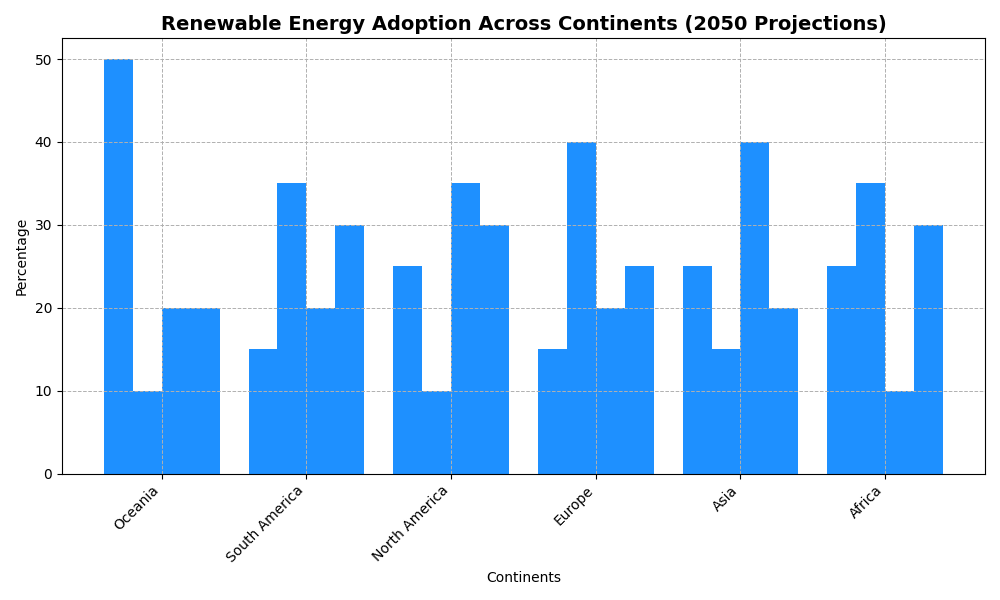

Here is the Python script that generated this plot:
import numpy as np
import matplotlib.pyplot as plt

continents = ['Africa', 'Asia', 'Europe', 'North America', 'South America', 'Oceania']
energy_percentages = np.array([
    [25, 35, 10, 30], 
    [25, 15, 40, 20], 
    [15, 40, 20, 25],  
    [25, 10, 35, 30],  
    [15, 35, 20, 30],  
    [50, 10, 20, 20]   
])

# Calculate the total percentage for each continent
total_percentages = energy_percentages.sum(axis=1)

# Sort the continents and their corresponding data based on the total percentages
sorted_indices = np.argsort(total_percentages)[::-1]  # descending order
sorted_continents = [continents[i] for i in sorted_indices]
sorted_energy_percentages = energy_percentages[sorted_indices]

# Plot a 2D bar chart
bar_width = 0.2
x_positions = np.arange(len(sorted_continents))

fig, ax = plt.subplots(figsize=(10, 6))

# Use a single color for all bars
single_color = '#1E90FF'  # Choose a consistent color

# Plot bars
for i in range(sorted_energy_percentages.shape[1]):
    ax.bar(x_positions + i * bar_width, sorted_energy_percentages[:, i], bar_width, color=single_color)

ax.set_xlabel('Continents')
ax.set_ylabel('Percentage')
ax.set_title('Renewable Energy Adoption Across Continents (2050 Projections)', fontsize=14, fontweight='bold')
ax.set_xticks(x_positions + bar_width * 1.5)
ax.set_xticklabels(sorted_continents, rotation=45, ha='right')

# Remove the legend as individual energy types aren't distinguished by color anymore
ax.grid(True, linestyle='--', linewidth=0.7)

plt.tight_layout()
plt.show()
